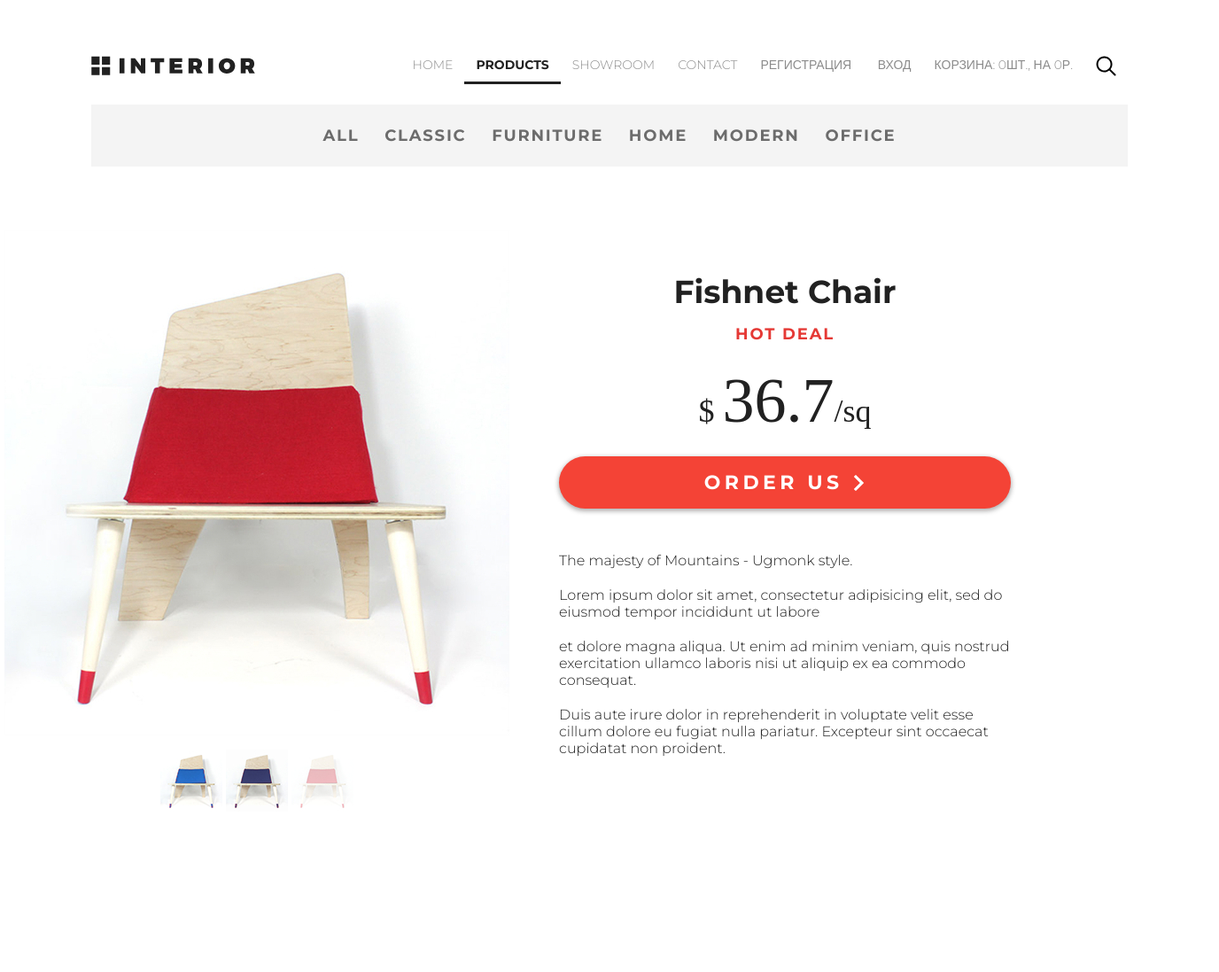
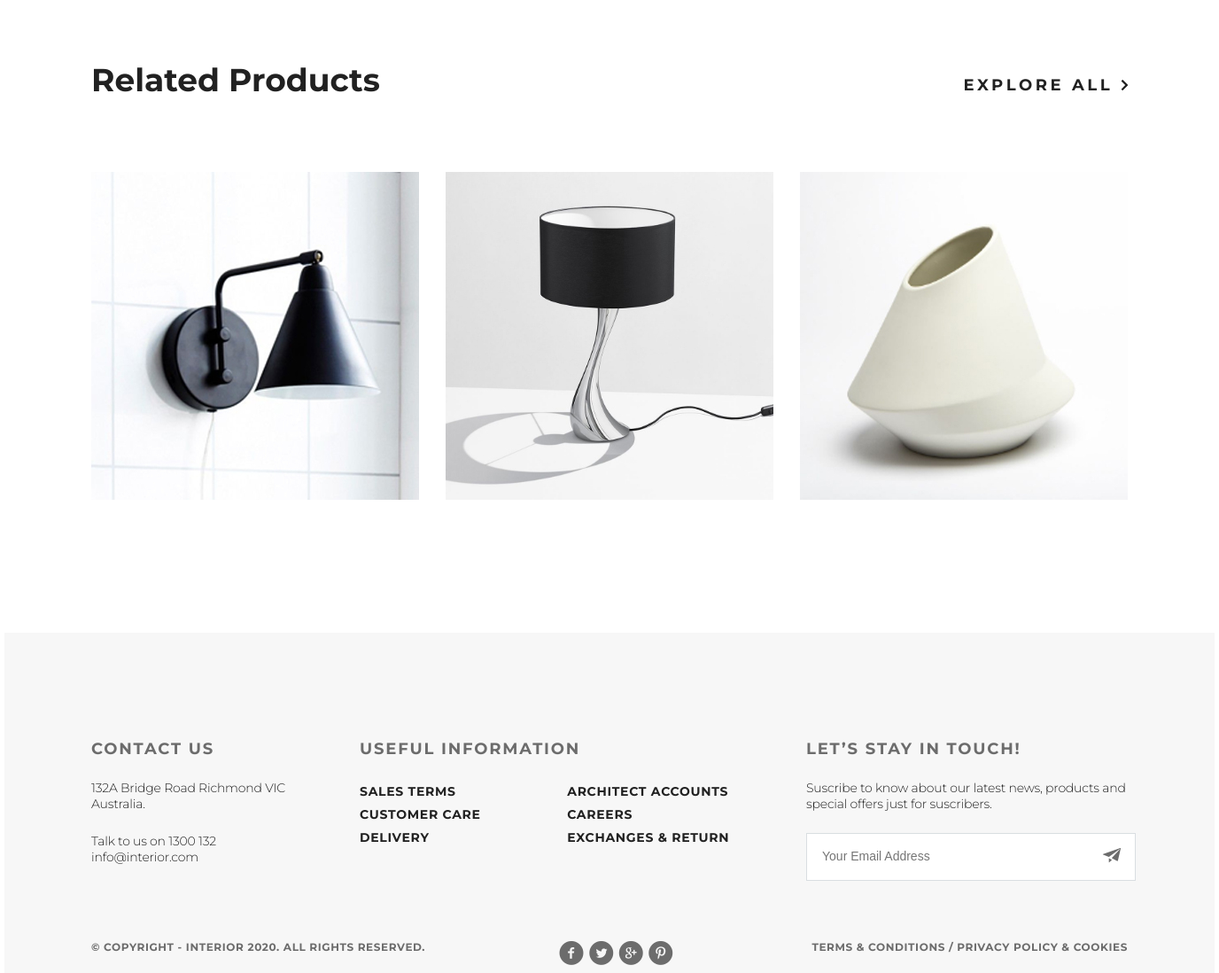
Screenshot of /products/ with the database file from the repository (2 pictures, top to bottom).
### mainapp/models.py (models this page shows, shortened)
class ProductCategory(models.Model):
    name = models.CharField(verbose_name='имя категории', max_length=128)
    description = models.TextField(verbose_name='описание категории', blank=True)
    modified_date = models.DateTimeField(
        verbose_name='дата изменения', auto_now=True)
    class Meta:
        verbose_name = 'Категория продукта'
        verbose_name_plural = 'Категории продуктов'
        ordering = ['name']

class Product(models.Model):
    category = models.ForeignKey(ProductCategory,
                                 on_delete=models.CASCADE,
                                 verbose_name='категория продукта')
    name = models.CharField('имя продукта', max_length=128)
    image = models.ImageField(upload_to='products_images', blank=True)
    short_desc = models.CharField('краткое описание продукта', max_length=64, blank=True)
    description = models.TextField('описание продукта', blank=True)
    price = models.DecimalField('цена продукта', max_digits=8, decimal_places=2, default=0)
    quantity = models.PositiveIntegerField('количество на складе', default=0)
    modified_date = models.DateTimeField(
        verbose_name='дата изменения', auto_now=True)
    class Meta:
        verbose_name = 'продукт'
        verbose_name_plural = 'продукты'
        ordering = ['name']

### mainapp/views.py (the view)
# urls.py: path('products/', mainapp.products, name='products'),
def products(request):
    products = Product.objects.all().order_by('price')
    context = {
        'page_title': 'Products',
        'links_menu': LINKS_MENU,
        'categories': get_categories(),
        'user_basket': get_user_basket(request),
        'products': products[:3],
        'media_url': MEDIA_URL,
    }
    return render(request, 'mainapp/products.html', context)

### mainapp/views.py (called while the page is built)
def get_categories():
    return ProductCategory.objects.all()

def get_user_basket(request):
    quantity = 0
    price = 0
    for item in BasketItem.objects.filter(user_id=request.user.id):
        quantity += item.quantity
        price += Product.objects.filter(id=item.product_id).first().price * quantity
    return f'{quantity}шт., на {price}р.'

### mainapp/templates/mainapp/products.html
{% extends 'mainapp/base.html' %}
{% load static %}
{% block container %}
    <section class="padding-site clearfix">
        {% include 'mainapp/includes/inc__main_menu.html' %}
        {% include 'mainapp/includes/inc__product_menu.html' %}
    </section>
    <section class="product-dealis">
        <div class="product-dealis-container">
            <div class="product-dealis-container-img"><img src="{% static 'img/slider1.jpg' %}"
                                                           alt="image"></div>
            <div class="product-dealis-container-img-menu">
                <img src="{% static 'img/controll.jpg' %}" alt="image">
                <img src="{% static 'img/controll11.jpg' %}" alt="image">
                <img src="{% static 'img/controll2.jpg' %}" alt="image"></div>
        </div>
        <div class="product-dealis-container">
            <h3>Fishnet Chair</h3>
            <p>Hot Deal</p>
            <p>$ <span>36.7</span>/sq</p>
            <a href="#" class="button button_width__red">Order Us <img
                    src="{% static 'img/arrow-white.svg' %}" alt="arrow"></a>
            <div class="product-dealis-text">
                <p>The majesty of Mountains - Ugmonk style.</p>
                <p>Lorem ipsum dolor sit amet, consectetur adipisicing elit, sed do eiusmod tempor
                    incididunt ut labore</p>
                <p> et dolore magna aliqua. Ut enim ad minim veniam, quis nostrud exercitation
                    ullamco laboris nisi ut aliquip ex ea commodo consequat.</p>
                <p>Duis aute irure dolor in reprehenderit in voluptate velit esse cillum dolore eu
                    fugiat nulla pariatur. Excepteur sint occaecat cupidatat non proident.</p>
            </div>
        </div>
    </section>
    <section class="trending clearfix padding-site">
        <div class="trending-header clearfix">
            <h4 class="trending-h4">Related Products</h4>
            <a href="{% url 'main:showroom' %}" class="products-explore">explore all <img src="{% static 'img/arrow.svg' %}"
                                                                  alt="image"></a>
        </div>
        <div class="trending-products trending-products_mt">
            {% include 'mainapp/includes/inc__trending_products.html' %}
        </div>
    </section>
{% endblock %}

### mainapp/templates/mainapp/includes/inc__product_menu.html
<div class="dealis-links-container clearfix">
    <ul class="dealis-links">
        <li class="dealis-links-li">
            <a href="{% url 'main:catalog' pk=0 %}" class="dealis-links-a">
                all
            </a>
        </li>
        {% for category in categories %}
            <li class="dealis-links-li">
                <a href="{% url 'main:catalog' pk=category.pk %}" class="dealis-links-a">
                    {{ category.name }}
                </a>
            </li>
        {% endfor %}
    </ul>
</div>

### mainapp/templates/mainapp/includes/inc__trending_products.html
{% for product in products %}
    <a class="trending-product" href="{% url 'basket:add' product.pk %}">
        <img src="{{ media_url }}{{ product.image }}" alt="{{ product.name }}"></a>
{% endfor %}

### static/css/style.css (style rules this page uses)
* { margin: 0; padding: 0; }
html { height: 100%; }
body { height: 100%; font-family: "Montserrat", sans-serif; }
.clearfix:after { content: ""; display: table; clear: both; }
.padding-site { padding-left: 98px; padding-right: 98px; }
.slider, .products, .exclusive, .trending { margin-bottom: 120px; }
.button { color: #212121; font-size: 18px; font-weight: 700; text-transform: uppercase; box-shadow: 0 2px 5px 1px rgba(33, 33, 33, 0.35); border-radius: 23px; background-color: #ffffff; width: 212px; height: 45px; line-height: 45px; text-align: center; display: inline-block; text-decoration: none; letter-spacing: 3.6px; transition: 0.2s; }
.products-explore { float: right; color: #212121; font-size: 18px; font-weight: 700; text-transform: uppercase; letter-spacing: 3.6px; text-decoration: none; position: relative; bottom: 27px; }
.trending-h4 { color: #212121; font-size: 36px; font-weight: 700; }
.trending-product { float: left; margin-right: 30px; margin-bottom: 30px; width: 370px; height: 370px; transition: 0.2s; }
.trending-product:nth-child(3n) { margin-right: -30px; }
.trending { position: relative; }
.trending .trending-products_mt { padding-top: 60px; clear: both; }
.dealis-links-container { background-color: #f4f4f4; padding: 24px 0; margin: 29px 0 72px 0; }
.dealis-links { width: 647px; display: flex; justify-content: space-between; margin: 0 auto; }
.dealis-links .dealis-links-li { list-style: none; display: inline-block; }
.dealis-links .dealis-links-li .dealis-links-a { text-decoration: none; color: #6c6c6c; font-size: 18px; text-transform: uppercase; letter-spacing: 1.8px; font-weight: 700; }
.product-dealis { display: flex; margin-bottom: 245px; }
.product-dealis-container { display: inline-block; }
.product-dealis-container-img-menu { text-align: center; margin-top: 11px; }
.product-dealis-container:nth-child(2) { display: inline-block; width: 510px; text-align: center; margin-top: 47px; margin-left: 56px; }
.product-dealis-container h3 { color: #212121; font-size: 36px; font-weight: 700; }
.product-dealis-container > p:first-of-type { color: #e53935; font-size: 18px; font-weight: 700; text-transform: uppercase; letter-spacing: 1.8px; margin-top: 15px; margin-bottom: 23px; }
.product-dealis-container > p:nth-of-type(2) { color: #212121; font-size: 36px; font-weight: 300; font-family: Gotham-Light; }
.product-dealis-container > p:nth-of-type(2) span { font-size: 72px; text-transform: uppercase; }
.product-dealis-container .button_width__red { width: 100%; background-color: #f44336; color: #ffffff; font-size: 22px; font-weight: 700; text-transform: uppercase; letter-spacing: 4.4px; padding: 7px 0; border-radius: 35px; margin-top: 21px; margin-bottom: 49px; }
.product-dealis-container .button_width__red img { width: 15px; height: 14px; transform: scale(1.3); }
.product-dealis-text { text-align: left; color: #212121; font-size: 16px; font-weight: 300; }
.product-dealis-text p { margin-bottom: 20px; }

### rows the page displays
ProductCategory: name "CLASSIC"
ProductCategory: name "FURNITURE"
ProductCategory: name "HOME"
ProductCategory: name "MODERN"
ProductCategory: name "OFFICE"
Product: image (picture)
Product: image (picture)
Product: image (picture)

### other values shown
{{ link.name|upper }} "HOME" "PRODUCTS" "SHOWROOM" "CONTACT"
{{ user_basket }} "0ШТ., НА 0Р."
